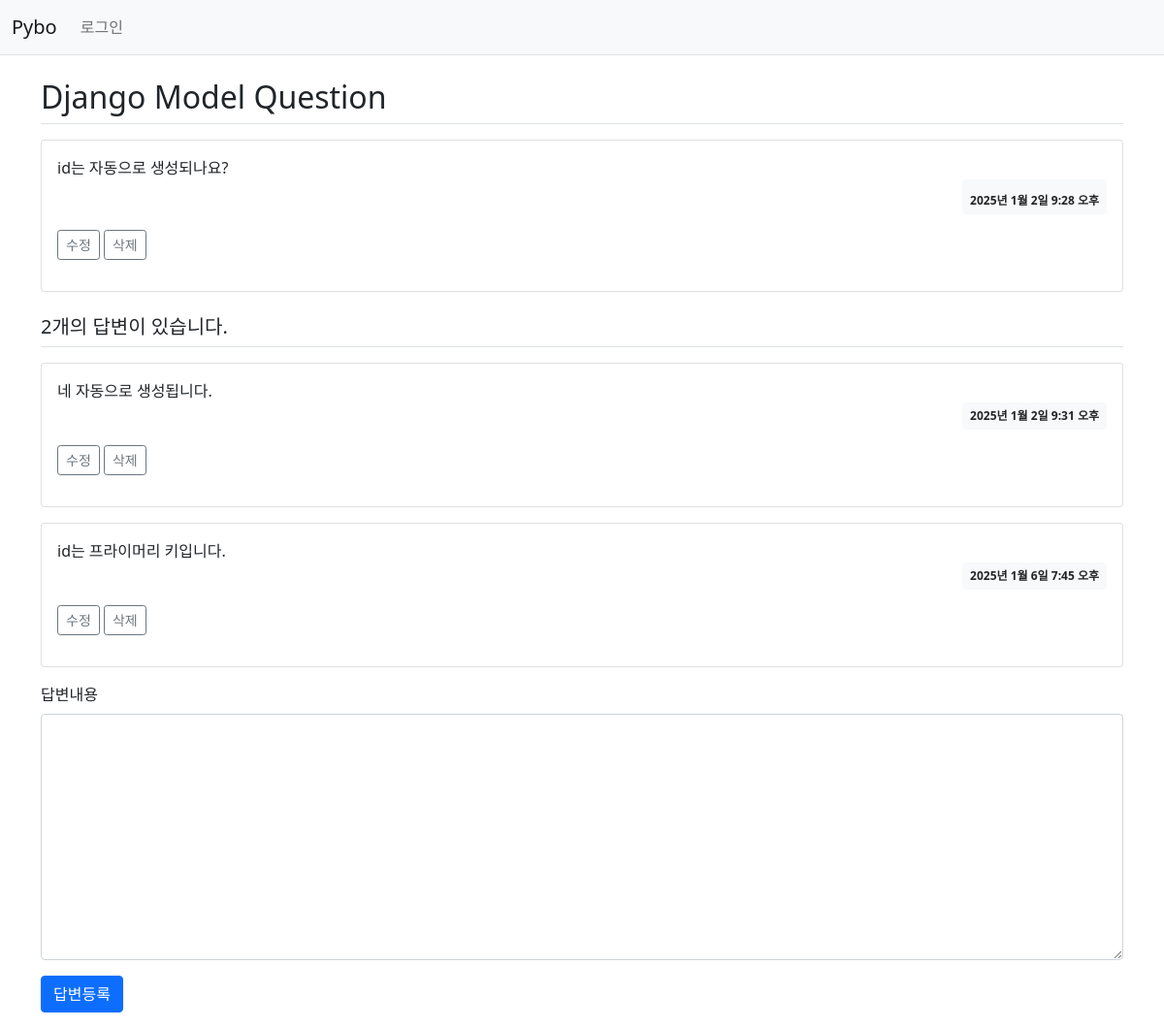
/pybo2/2/, run on the app's committed database.
### pybo2/models.py (models this page shows, shortened)
class Question(models.Model):
    subject = models.CharField(max_length=200)
    content = models.TextField()
    create_date = models.DateTimeField()
    modify_date = models.DateTimeField(null=True, blank=True)

class Answer(models.Model):
    question = models.ForeignKey(Question, on_delete=models.CASCADE)
    content = models.TextField()
    create_date = models.DateTimeField()
    modify_date = models.DateTimeField(null=True, blank=True)

### pybo2/views.py (the view)
# urls.py: path('<int:question_id>/', views.detail, name='detail'),
def detail(request, question_id):
    question = get_object_or_404(Question, pk=question_id)
    context = {'question': question}
    return render(request, 'pybo2/question_detail.html', context)

### templates/pybo2/question_detail.html (shortened to what this page needs)
{% extends 'base.html' %}
{% block content %}
<div class="container my-3">
    <h2 class="border-bottom py-2">{{ question.subject }}</h2>
    <div class="card my-3">
        <div class="card-body">
            <div class="card-text" style="white-space: pre-line;">{{ question.content }}</div>
            <div class="d-flex justify-content-end">
                <div class="badge bg-light text-dark p-2 text-start">
                    <div> {{ question.create_date }}</div>
                </div>
            </div>
            <div class="my-3">
                <a href="{% url 'pybo2:question_modify' question.id  %}"
                   class="btn btn-sm btn-outline-secondary">수정</a>
                <a href="javascript:void(0)" class="delete btn btn-sm btn-outline-secondary"
                   data-uri="{% url 'pybo2:question_delete' question.id  %}">삭제</a>
            </div>
        </div>
    </div>
    <h5 class="border-bottom my-3 py-2">{{question.answer_set.count}}개의 답변이 있습니다.</h5>
    {% for answer in question.answer_set.all %}
    <div class="card my-3">
        <div class="card-body">
            <div class="card-text" style="white-space: pre-line;">{{ answer.content }}</div>
            <div class="d-flex justify-content-end">
                <div class="badge bg-light text-dark p-2">
                    {{ answer.create_date }}
                </div>
            </div>
            <div class="my-3">
                <a href="{% url 'pybo2:answer_modify' answer.id  %}"
                   class="btn btn-sm btn-outline-secondary">수정</a>
                <a href="#" class="delete btn btn-sm btn-outline-secondary "
                   data-uri="{% url 'pybo2:answer_delete' answer.id  %}">삭제</a>
            </div>
        </div>
    </div>
    {% endfor %}
    <form action="{% url 'pybo2:answer_create' question.id %}" method="post" class="my-3">
        <div class="mb-3">
            <label for="content" class="form-label">답변내용</label>
            <textarea name="content" id="content" class="form-control" rows="10"></textarea>
        </div>
        <input type="submit" value="답변등록" class="btn btn-primary">
    </form>
</div>
{% endblock %}

### data on the page
Question: subject "Django Model Question", content "id는 자동으로 생성되나요?", create_date "2025년 1월 2일 9:28 오후", answer_set.count "2"
Answer: content "네 자동으로 생성됩니다.", create_date "2025년 1월 2일 9:31 오후"
Answer: content "id는 프라이머리 키입니다.", create_date "2025년 1월 6일 7:45 오후"
